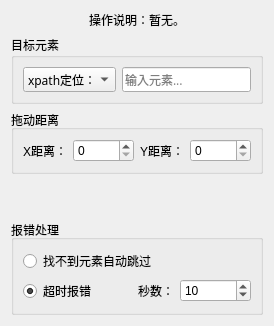
       <widget class="QWidget" name="tab_16">
        <attribute name="title">
         <string>拖动元素</string>
        </attribute>
        <layout class="QVBoxLayout" name="verticalLayout_58">
         <item>
          <widget class="QLabel" name="label_96">
           <property name="sizePolicy">
            <sizepolicy hsizetype="Preferred" vsizetype="Preferred">
             <horstretch>0</horstretch>
             <verstretch>0</verstretch>
            </sizepolicy>
           </property>
           <property name="text">
            <string>操作说明：暂无。</string>
           </property>
           <property name="alignment">
            <set>Qt::AlignmentFlag::AlignCenter</set>
           </property>
           <property name="wordWrap">
            <bool>false</bool>
           </property>
           <property name="margin">
            <number>0</number>
           </property>
           <property name="indent">
            <number>-1</number>
           </property>
           <property name="openExternalLinks">
            <bool>false</bool>
           </property>
          </widget>
         </item>
         <item>
          <widget class="QGroupBox" name="groupBox_10">
           <property name="font">
            <font>
             <family>微软雅黑</family>
             <bold>false</bold>
            </font>
           </property>
           <property name="title">
            <string>目标元素</string>
           </property>
           <layout class="QVBoxLayout" name="verticalLayout_34">
            <item>
             <layout class="QGridLayout" name="gridLayout_23">
              <item row="0" column="0">
               <widget class="QComboBox" name="comboBox_30">
                <item>
                 <property name="text">
                  <string>xpath定位：</string>
                 </property>
                </item>
                <item>
                 <property name="text">
                  <string>元素ID：</string>
                 </property>
                </item>
                <item>
                 <property name="text">
                  <string>元素名称：</string>
                 </property>
                </item>
               </widget>
              </item>
              <item row="0" column="1">
               <widget class="QLineEdit" name="lineEdit_14">
                <property name="placeholderText">
                 <string>输入元素...</string>
                </property>
               </widget>
              </item>
             </layout>
            </item>
           </layout>
          </widget>
         </item>
         <item>
          <widget class="QGroupBox" name="groupBox_11">
           <property name="title">
            <string>拖动距离</string>
           </property>
           <layout class="QGridLayout" name="gridLayout_25">
            <item row="0" column="0">
             <widget class="QLabel" name="label_68">
              <property name="text">
               <string>X距离：</string>
              </property>
              <property name="alignment">
               <set>Qt::AlignmentFlag::AlignCenter</set>
              </property>
             </widget>
            </item>
            <item row="0" column="1">
             <widget class="QSpinBox" name="spinBox_10">
              <property name="maximum">
               <number>99999</number>
              </property>
             </widget>
            </item>
            <item row="0" column="2">
             <widget class="QLabel" name="label_74">
              <property name="text">
               <string>Y距离：</string>
              </property>
              <property name="alignment">
               <set>Qt::AlignmentFlag::AlignCenter</set>
              </property>
             </widget>
            </item>
            <item row="0" column="3">
             <widget class="QSpinBox" name="spinBox_11">
              <property name="maximum">
               <number>99999</number>
              </property>
             </widget>
            </item>
           </layout>
          </widget>
         </item>
         <item>
          <spacer name="verticalSpacer_13">
           <property name="orientation">
            <enum>Qt::Orientation::Vertical</enum>
           </property>
           <property name="sizeHint" stdset="0">
            <size>
             <width>20</width>
             <height>40</height>
            </size>
           </property>
          </spacer>
         </item>
         <item>
          <widget class="QGroupBox" name="groupBox_27">
           <property name="title">
            <string>报错处理</string>
           </property>
           <layout class="QVBoxLayout" name="verticalLayout_36">
            <item>
             <layout class="QGridLayout" name="gridLayout_24">
              <item row="1" column="0">
               <widget class="QRadioButton" name="radioButton_14">
                <property name="text">
                 <string>超时报错</string>
                </property>
                <property name="checkable">
                 <bool>true</bool>
                </property>
                <property name="checked">
                 <bool>true</bool>
                </property>
                <property name="autoExclusive">
                 <bool>true</bool>
                </property>
               </widget>
              </item>
              <item row="1" column="2">
               <widget class="QSpinBox" name="spinBox_12">
                <property name="minimum">
                 <number>1</number>
                </property>
                <property name="maximum">
                 <number>9999</number>
                </property>
                <property name="value">
                 <number>10</number>
                </property>
               </widget>
              </item>
              <item row="0" column="0" colspan="3">
               <widget class="QRadioButton" name="radioButton_15">
                <property name="text">
                 <string>找不到元素自动跳过</string>
                </property>
               </widget>
              </item>
              <item row="1" column="1">
               <widget class="QLabel" name="label_75">
                <property name="text">
                 <string>秒数：</string>
                </property>
                <property name="alignment">
                 <set>Qt::AlignmentFlag::AlignRight|Qt::AlignmentFlag::AlignTrailing|Qt::AlignmentFlag::AlignVCenter</set>
                </property>
               </widget>
              </item>
             </layout>
            </item>
           </layout>
          </widget>
         </item>
        </layout>
       </widget>
